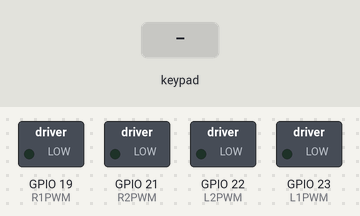
The sketch below on a simulated ESP32. On the bench: switched loads named in the sketch (green lamp = pin HIGH). Inputs (shaded band) come from the test bench.

Above: at 1.2 s.
1.3 s: key 'U' pressed
At 1.5 s:
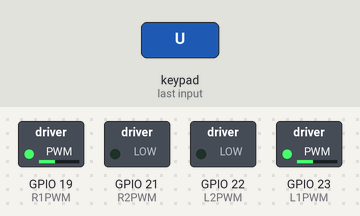
3.2 s: key 'D' pressed
At 3.4 s:
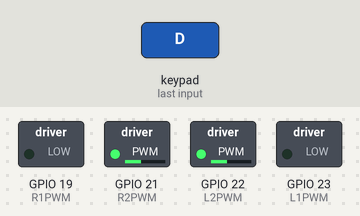
5.1 s: key 'L' pressed
At 5.3 s:
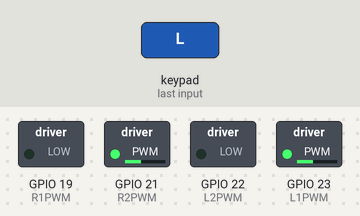
7.0 s: key 'R' pressed
At 7.2 s:
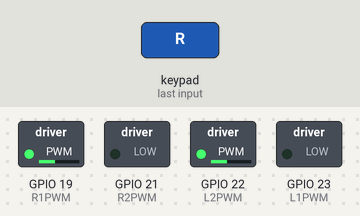
Timing chart, 0 to 9.9 s (numbered marks = the images above; inputs shaded):
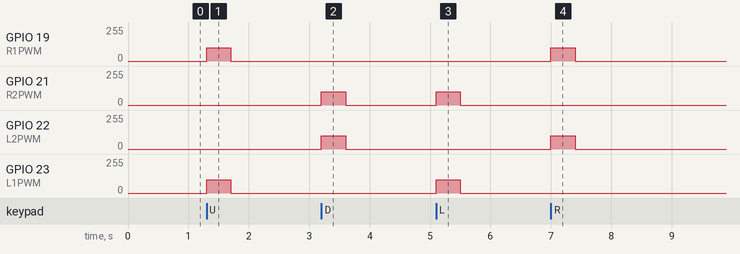

The sketch:

Attacker.ino
```cpp
#define CUSTOM_SETTINGS
#define INCLUDE_GAMEPAD_MODULE
#include <DabbleESP32.h>
#include <Arduino.h>


// Motor control pins
int R1PWM = 19;  // Right Motor Forward
int R2PWM = 21;  // Right Motor Backward
int L1PWM = 23;  // Left Motor Forward
int L2PWM = 22;  // Left Motor Backward

int Speed = 100;  // Initial speed of the motors

// PWM Channels for ESP32
int channelR1 = 0;
int channelR2 = 1;
int channelL1 = 2;
int channelL2 = 3;

// PWM frequency and resolution
int pwmFreq = 1000;
int pwmResolution = 8;

void setup() {
  Serial.begin(115200);

  // Initialize Dabble with a Bluetooth device name
  Dabble.begin("AttackerBot");

  // Setup PWM channels
  ledcSetup(channelR1, pwmFreq, pwmResolution);
  ledcSetup(channelR2, pwmFreq, pwmResolution);
  ledcSetup(channelL1, pwmFreq, pwmResolution);
  ledcSetup(channelL2, pwmFreq, pwmResolution);

  // Attach PWM channels to motor pins
  ledcAttachPin(R1PWM, channelR1);
  ledcAttachPin(R2PWM, channelR2);
  ledcAttachPin(L1PWM, channelL1);
  ledcAttachPin(L2PWM, channelL2);
}

void loop() {
  // Process input from Dabble
  Dabble.processInput();

  if (GamePad.isUpPressed()) {
    // Move forward
    ledcWrite(channelR1, Speed);
    ledcWrite(channelR2, 0);
    ledcWrite(channelL1, Speed);
    ledcWrite(channelL2, 0);
  }
  else if (GamePad.isDownPressed()) {
    // Move backward
    ledcWrite(channelR1, 0);
    ledcWrite(channelR2, Speed);
    ledcWrite(channelL1, 0);
    ledcWrite(channelL2, Speed);
  }
  else if (GamePad.isLeftPressed()) {
    // Turn left
    ledcWrite(channelR1, 0);
    ledcWrite(channelR2, Speed);
    ledcWrite(channelL1, Speed);
    ledcWrite(channelL2, 0);
  }
  else if (GamePad.isRightPressed()) {
    // Turn right
    ledcWrite(channelR1, Speed);
    ledcWrite(channelR2, 0);
    ledcWrite(channelL1, 0);
    ledcWrite(channelL2, Speed);
  }
  else {
    // Stop motors
    ledcWrite(channelR1, 0);
    ledcWrite(channelR2, 0);
    ledcWrite(channelL1, 0);
    ledcWrite(channelL2, 0);
  }
}
```

Measured:
- after the input at 1.3 s, GPIO 19 (R1PWM), GPIO 23 (L1PWM): 0/255 → 100/255 at once, → 0/255 0.40 s later
- after the input at 3.2 s, GPIO 21 (R2PWM), GPIO 22 (L2PWM): 0/255 → 100/255 at once, → 0/255 0.40 s later
- after the input at 5.1 s, GPIO 21 (R2PWM), GPIO 23 (L1PWM): 0/255 → 100/255 at once, → 0/255 0.40 s later
- after the input at 7.0 s, GPIO 19 (R1PWM), GPIO 22 (L2PWM): 0/255 → 100/255 at once, → 0/255 0.40 s later
